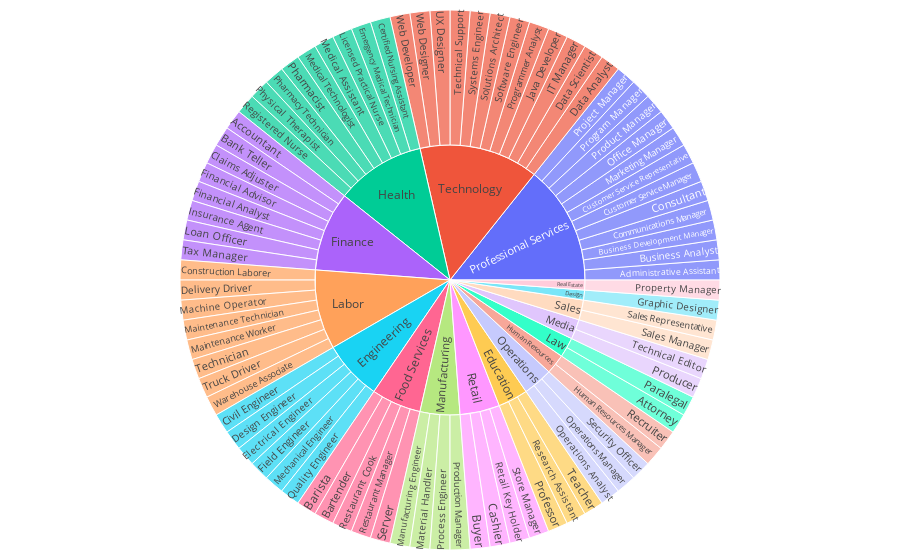

Notebook source saved alongside this figure:
### Markdown cell above
## So, The above data is all about the trending Jobs and the salaries paid to different jobs in different cities. 

### Now Glassdoor as a Job search platform  generates revenues by charging recruiters for several different types of services.

#### *1. Recruiters pay a fee to list open positions on the website.*
####  *2. Glassdoor offers recruiters the option to engage in targeted advertising.( on the basis of  location, demographics, occupation, and other competitors )*
#### *3. They also help the job seekers to access to the complete company profile by providing them the premium membership and hepling  them with the insights of the different job and average salaries across the citites.*

### Code cell
import plotly.express as px
dfplt = px.sunburst(df, path=['Job Category', 'Job Title'])
dfplt.update_layout(margin = dict(t=10, l=10, r=10, b=10))
dfplt.show()

### Figure 1 — Plotly figure (JSON) as saved in the notebook; plotly's stock layout.template omitted (floating-point values rounded to 4 significant figures)
{"data": [{"branchvalues": "total", "domain": {"x": [0, 1], "y": [0, 1]}, "hoverlabel": {"namelength": 0}, "hovertemplate": "labels=%{label}<br>count=%{value}<br>parent=%{parent}<br>id=%{id}", "ids": ["Finance/Accountant", "Professional Services/Administrative Assistant", "Law/Attorney", "Finance/Bank Teller", "Food Services/Barista", "Food Services/Bartender", "Professional Services/Business Analyst", "Professional Services/Business Development Manager", "Retail/Buyer", "Retail/Cashier", "Health/Certified Nursing Assistant", "Engineering/Civil Engineer", "Finance/Claims Adjuster", "Professional Services/Communications Manager", "Labor/Construction Laborer", "Professional Services/Consultant", "Professional Services/Customer Service Manager", "Professional Services/Customer Service Representative", "Technology/Data Analyst", "Technology/Data Scientist", "Labor/Delivery Driver", "Engineering/Design Engineer", "Engineering/Electrical Engineer", "Health/Emergency Medical Technician", "Engineering/Field Engineer", "Finance/Financial Advisor", "Finance/Financial Analyst", "Design/Graphic Designer", "Human Resources/Human Resources Manager", "Technology/IT Manager", "Finance/Insurance Agent", "Technology/Java Developer", "Health/Licensed Practical Nurse", "Finance/Loan Officer", "Labor/Machine Operator", "Labor/Maintenance Technician", "Labor/Maintenance Worker", "Manufacturing/Manufacturing Engineer", "Professional Services/Marketing Manager", "Manufacturing/Material Handler", "Engineering/Mechanical Engineer", "Health/Medical Assistant", "Health/Medical Technologist", "Professional Services/Office Manager", "Operations/Operations Analyst", "Operations/Operations Manager", "Law/Paralegal", "Health/Pharmacist", "Health/Pharmacy Technician", "Health/Physical Therapist", "Manufacturing/Process Engineer", "Media/Producer", "Professional Services/Product Manager", "Manufacturing/Production Manager", "Education/Professor", "Professional Services/Program Manager", "Technology/Programmer Analyst", "Professional Services/Project Manager", "Real Estate/Property Manager", "Engineering/Quality Engineer", "Human Resources/Recruiter", "Health/Registered Nurse", "Education/Research Assistant", "Food Services/Restaurant Cook", "Food Services/Restaurant Manager", "Retail/Retail Key Holder", "Sales/Sales Manager", "Sales/Sales Representative", "Operations/Security Officer", "Food Services/Server", "Technology/Software Engineer", "Technology/Solutions Architect", "Retail/Store Manager", "Technology/Systems Engineer", "Finance/Tax Manager", "Education/Teacher", "Media/Technical Editor", "Technology/Technical Support", "Labor/Technician", "Labor/Truck Driver", "Technology/UX Designer", "Labor/Warehouse Associate", "Technology/Web Designer", "Technology/Web Developer", "Design", "Education", "Engineering", "Finance", "Food Services", "Health", "Human Resources", "Labor", "Law", "Manufacturing", "Media", "Operations", "Professional Services", "Real Estate", "Retail", "Sales", "Technology"], "labels": ["Accountant", "Administrative Assistant", "Attorney", "Bank Teller", "Barista", "Bartender", "Business Analyst", "Business Development Manager", "Buyer", "Cashier", "Certified Nursing Assistant", "Civil Engineer", "Claims Adjuster", "Communications Manager", "Construction Laborer", "Consultant", "Customer Service Manager", "Customer Service Representative", "Data Analyst", "Data Scientist", "Delivery Driver", "Design Engineer", "Electrical Engineer", "Emergency Medical Technician", "Field Engineer", "Financial Advisor", "Financial Analyst", "Graphic Designer", "Human Resources Manager", "IT Manager", "Insurance Agent", "Java Developer", "Licensed Practical Nurse", "Loan Officer", "Machine Operator", "Maintenance Technician", "Maintenance Worker", "Manufacturing Engineer", "Marketing Manager", "Material Handler", "Mechanical Engineer", "Medical Assistant", "Medical Technologist", "Office Manager", "Operations Analyst", "Operations Manager", "Paralegal", "Pharmacist", "Pharmacy Technician", "Physical Therapist", "Process Engineer", "Producer", "Product Manager", "Production Manager", "Professor", "Program Manager", "Programmer Analyst", "Project Manager", "Property Manager", "Quality Engineer", "Recruiter", "Registered Nurse", "Research Assistant", "Restaurant Cook", "Restaurant Manager", "Retail Key Holder", "Sales Manager", "Sales Representative", "Security Officer", "Server", "Software Engineer", "Solutions Architect", "Store Manager", "Systems Engineer", "Tax Manager", "Teacher", "Technical Editor", "Technical Support", "Technician", "Truck Driver", "UX Designer", "Warehouse Associate", "Web Designer", "Web Developer", "Design", "Education", "Engineering", "Finance", "Food Services", "Health", "Human Resources", "Labor", "Law", "Manufacturing", "Media", "Operations", "Professional Services", "Real Estate", "Retail", "Sales", "Technology"], "name": "", "parents": ["Finance", "Professional Services", "Law", "Finance", "Food Services", "Food Services", "Professional Services", "Professional Services", "Retail", "Retail", "Health", "Engineering", "Finance", "Professional Services", "Labor", "Professional Services", "Professional Services", "Professional Services", "Technology", "Technology", "Labor", "Engineering", "Engineering", "Health", "Engineering", "Finance", "Finance", "Design", "Human Resources", "Technology", "Finance", "Technology", "Health", "Finance", "Labor", "Labor", "Labor", "Manufacturing", "Professional Services", "Manufacturing", "Engineering", "Health", "Health", "Professional Services", "Operations", "Operations", "Law", "Health", "Health", "Health", "Manufacturing", "Media", "Professional Services", "Manufacturing", "Education", "Professional Services", "Technology", "Professional Services", "Real Estate", "Engineering", "Human Resources", "Health", "Education", "Food Services", "Food Services", "Retail", "Sales", "Sales", "Operations", "Food Services", "Technology", "Technology", "Retail", "Technology", "Finance", "Education", "Media", "Technology", "Labor", "Labor", "Technology", "Labor", "Technology", "Technology", "", "", "", "", "", "", "", "", "", "", "", "", "", "", "", "", ""], "type": "sunburst", "values": [1, 1, 1, 1, 1, 1, 1, 1, 1, 1, 1, 1, 1, 1, 1, 1, 1, 1, 1, 1, 1, 1, 1, 1, 1, 1, 1, 1, 1, 1, 1, 1, 1, 1, 1, 1, 1, 1, 1, 1, 1, 1, 1, 1, 1, 1, 1, 1, 1, 1, 1, 1, 1, 1, 1, 1, 1, 1, 1, 1, 1, 1, 1, 1, 1, 1, 1, 1, 1, 1, 1, 1, 1, 1, 1, 1, 1, 1, 1, 1, 1, 1, 1, 1, 1, 3, 6, 8, 5, 9, 2, 8, 2, 4, 2, 3, 12, 1, 4, 2, 12]}], "layout": {"legend": {"tracegroupgap": 0}, "margin": {"b": 10, "l": 10, "r": 10, "t": 10}}}
